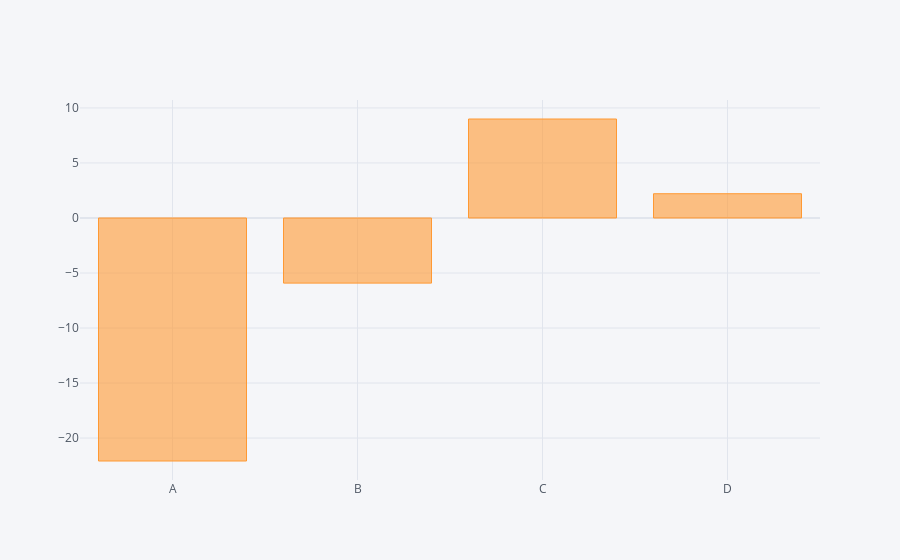

Here is the notebook cell this chart was saved with:
### Code cell
# use iplot on aggregation functions to be more useful
df.sum().iplot(kind='bar')

### Figure 1 — Plotly figure (JSON) as saved in the notebook; plotly's stock layout.template omitted (floating-point values rounded to 4 significant figures)
{"data": [{"marker": {"color": "rgba(255, 153, 51, 0.6)", "line": {"color": "rgba(255, 153, 51, 1.0)", "width": 1}}, "name": "None", "orientation": "v", "text": "", "type": "bar", "x": ["A", "B", "C", "D"], "y": [-22.09, -5.919, 8.997, 2.205]}], "layout": {"legend": {"bgcolor": "#F5F6F9", "font": {"color": "#4D5663"}}, "paper_bgcolor": "#F5F6F9", "plot_bgcolor": "#F5F6F9", "title": {"font": {"color": "#4D5663"}}, "xaxis": {"gridcolor": "#E1E5ED", "showgrid": true, "tickfont": {"color": "#4D5663"}, "title": {"font": {"color": "#4D5663"}, "text": ""}, "zerolinecolor": "#E1E5ED"}, "yaxis": {"gridcolor": "#E1E5ED", "showgrid": true, "tickfont": {"color": "#4D5663"}, "title": {"font": {"color": "#4D5663"}, "text": ""}, "zerolinecolor": "#E1E5ED"}}}
